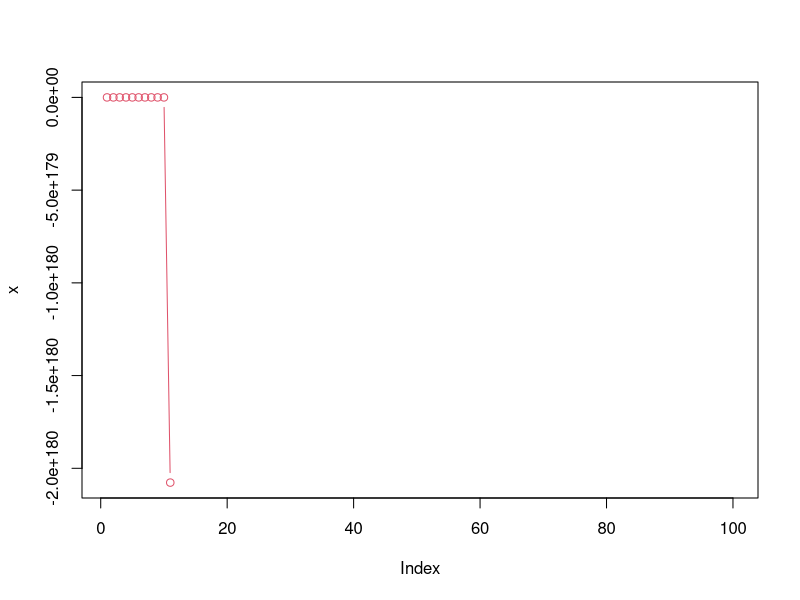
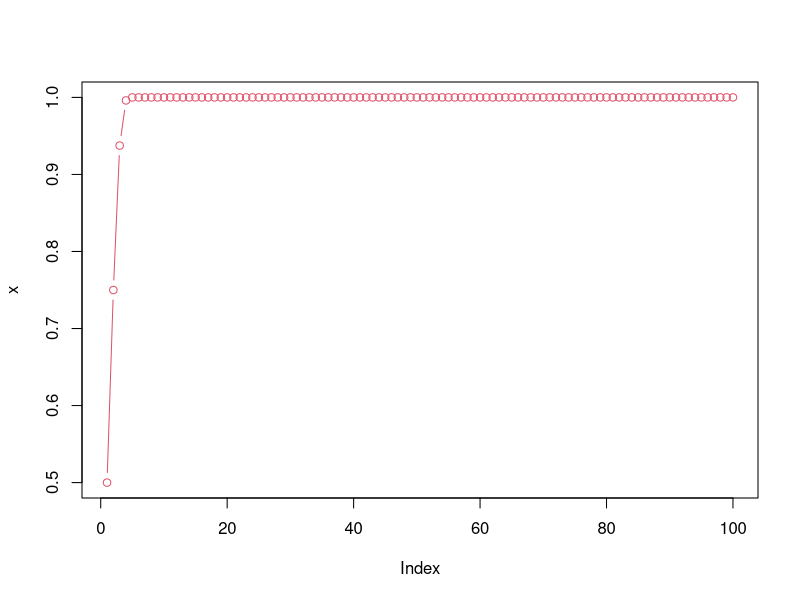
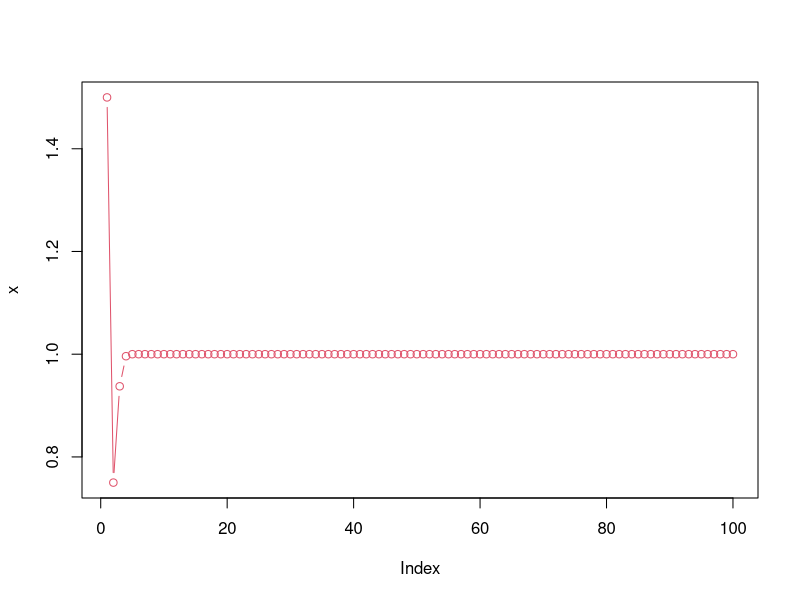
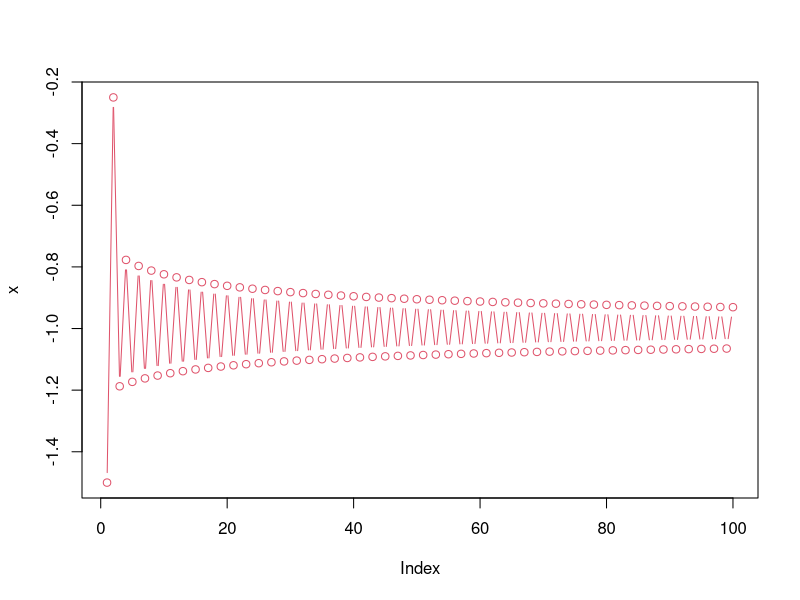
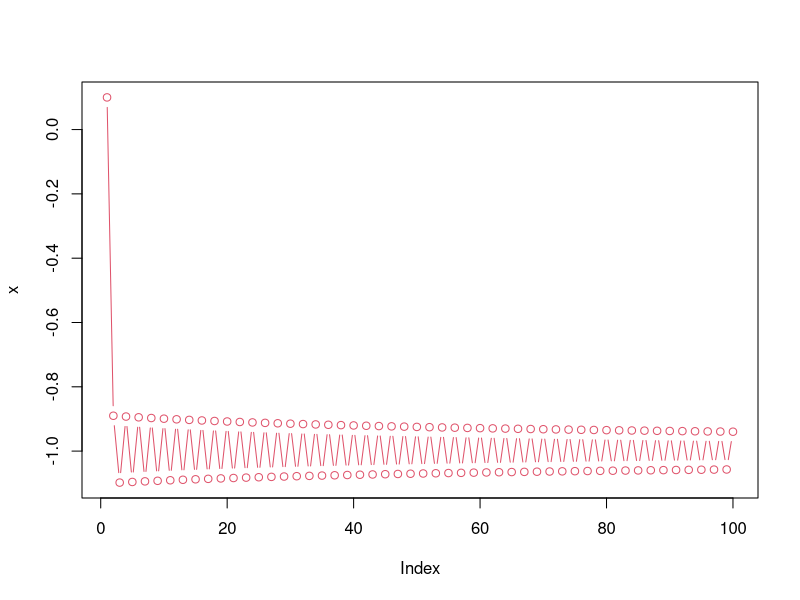
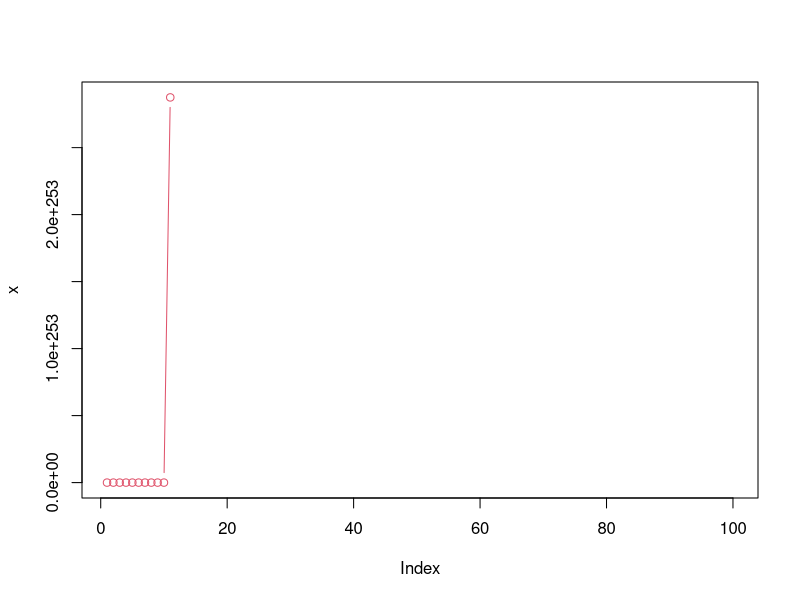
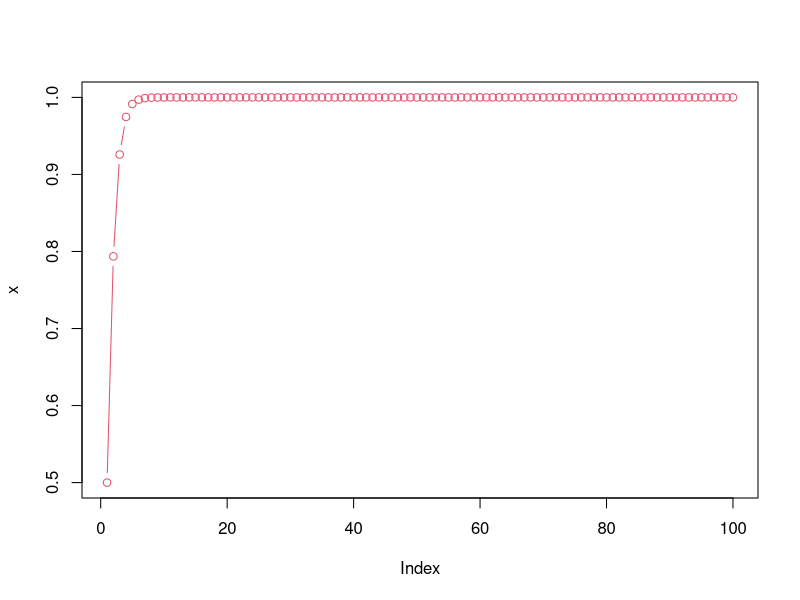
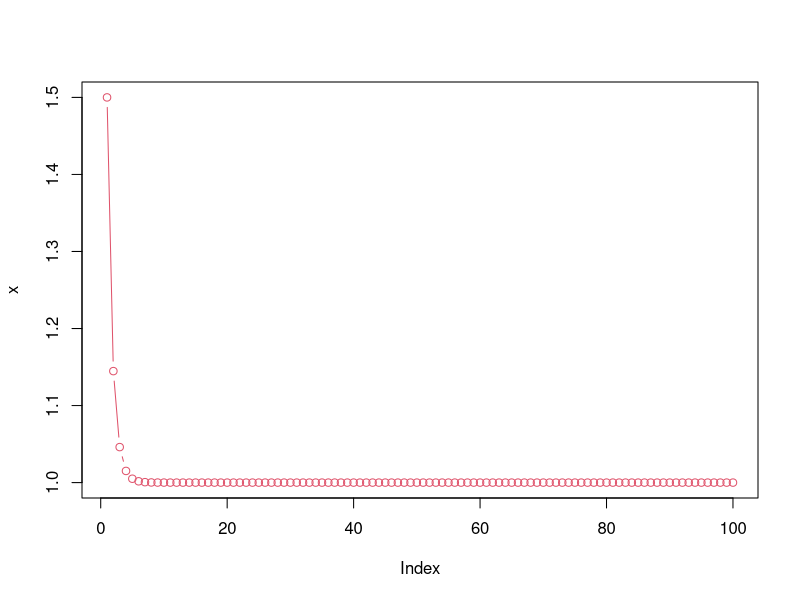

The R script that drew these images, in order:
#######################
# x_t=f(2*x_{t-1}-x_{t-1}^2)
#######################

x=rep(0,100);

# caso 1:
x[1]=-0.5
for(t in 2:100){x[t]= 2*x[t-1]-x[t-1]^2}
print(x)
plot(x,type='b',col=2)


# caso 2:
x[1]=0.5
for(t in 2:100){x[t]= 2*x[t-1]-x[t-1]^2}
print(x)
plot(x,type='b',col=2)


# caso 3:
x[1]=1.5
for(t in 2:100){x[t]= 2*x[t-1]-x[t-1]^2}
print(x)
plot(x,type='b',col=2)


#######################
# x_t=f(x_{t-1}^2+x_{t-1}-1)
#######################

x=rep(0,100);

# caso 1:
x[1]=-1.5
for(t in 2:100){x[t]= x[t-1]^2+x[t-1]-1}
print(x)
plot(x,type='b',col=2)


# caso 2:
x[1]=0.1
for(t in 2:100){x[t]= x[t-1]^2+x[t-1]-1}
print(x)
plot(x,type='b',col=2)


# caso 3:
x[1]=1.5
for(t in 2:100){x[t]= x[t-1]^2+x[t-1]-1}
print(x)
plot(x,type='b',col=2)


#######################
# x_t=f(x_{t-1}^{1/3})
#######################

x=rep(0,100);

# caso 1:
x[1]=0.5
for(t in 2:100){x[t]= x[t-1]^{1/3}}
print(x)
plot(x,type='b',col=2)


# caso 2:
x[1]=1.5
for(t in 2:100){x[t]= x[t-1]^{1/3}}
print(x)
plot(x,type='b',col=2)

